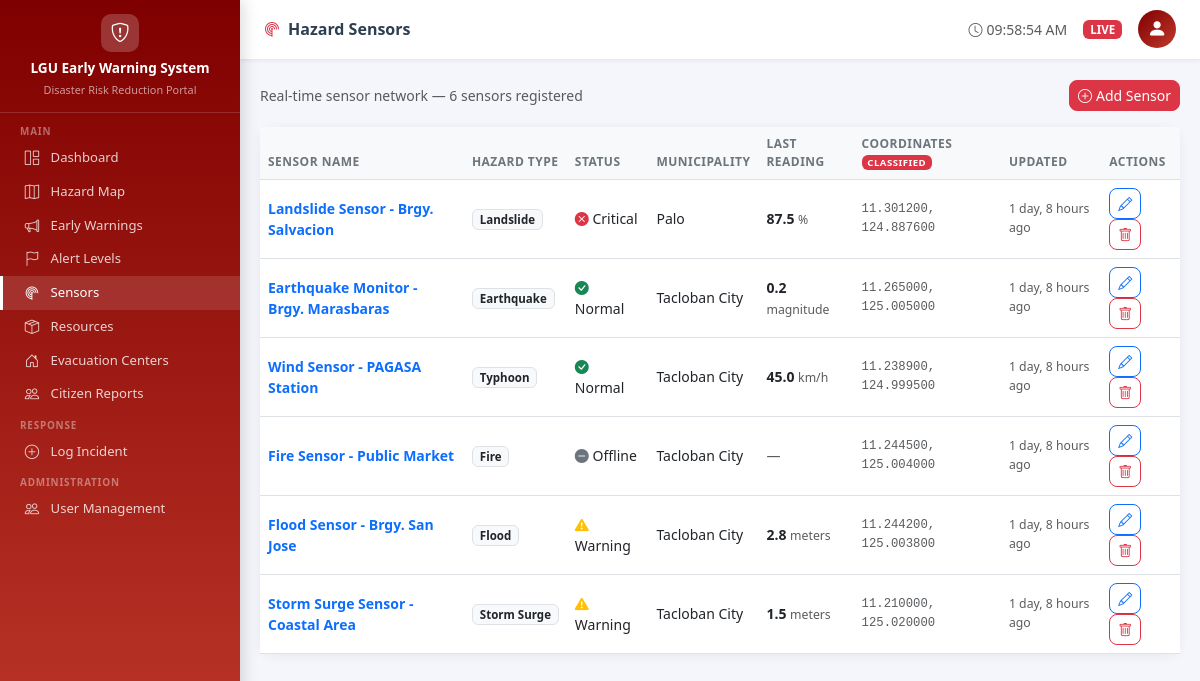
The page /sensors/ (signed in) on the database its author committed.
### incidents/models.py (models this page shows, shortened)
class HazardSensor(models.Model):
    HAZARD_TYPES = [
        ('FLOOD', 'Flood'),
        ('TYPHOON', 'Typhoon'),
        ('LANDSLIDE', 'Landslide'),
        ('EARTHQUAKE', 'Earthquake'),
        ('FIRE', 'Fire'),
        ('STORM_SURGE', 'Storm Surge'),
    ]
    STATUS_CHOICES = [
        ('NORMAL', 'Normal'),
        ('WARNING', 'Warning'),
        ('CRITICAL', 'Critical'),
        ('OFFLINE', 'Offline'),
    ]
    name = models.CharField(max_length=100)
    hazard_type = models.CharField(max_length=20, choices=HAZARD_TYPES)
    status = models.CharField(max_length=10, choices=STATUS_CHOICES, default='NORMAL')
    latitude = models.DecimalField(max_digits=9, decimal_places=6)
    longitude = models.DecimalField(max_digits=9, decimal_places=6)
    municipality = models.CharField(max_length=100)
    last_reading = models.FloatField(null=True, blank=True)
    unit = models.CharField(max_length=20, blank=True, help_text='e.g. mm, m/s, magnitude')
    updated_at = models.DateTimeField(auto_now=True)
    class Meta:
        ordering = ['-updated_at']

### incidents/views.py (the view)
# urls.py: path('sensors/', views.sensor_list, name='sensor_list'),
@login_required
def sensor_list(request):
    sensors = HazardSensor.objects.all().order_by('status', 'hazard_type')
    return render(request, 'incidents/sensor_list.html', {'sensors': sensors})

### incidents/templatetags/incident_tags.py (called while the page is built)
@register.simple_tag
def sensor_status_icon(status):
    icons = {
        'NORMAL': ('bi-check-circle-fill', 'text-success'),
        'WARNING': ('bi-exclamation-triangle-fill', 'text-warning'),
        'CRITICAL': ('bi-x-circle-fill', 'text-danger'),
        'OFFLINE': ('bi-dash-circle-fill', 'text-secondary'),
    }
    icon, cls = icons.get(status, ('bi-circle', 'text-secondary'))
    return mark_safe(f'<i class="bi {icon} {cls}"></i>')

### templates/incidents/sensor_list.html (shortened to what this page needs)
{% extends 'base.html' %}
{% load incident_tags %}
{% block nav_sensors %}active{% endblock %}
{% block page_title %}<i class="bi bi-radar me-2 text-danger"></i>Hazard Sensors{% endblock %}
{% block content %}
<div class="d-flex justify-content-between align-items-center mb-3">
  <span class="text-muted small">Real-time sensor network — {{ sensors.count }} sensor{{ sensors.count|pluralize }} registered</span>
  {% if user.role == 'LGU_ADMIN' %}
  <a href="{% url 'sensor_create' %}" class="btn btn-danger btn-sm">
    <i class="bi bi-plus-circle me-1"></i>Add Sensor
  </a>
  {% endif %}
</div>
<div class="card">
  <div class="table-responsive">
    <table class="table table-hover mb-0 align-middle">
      <thead class="table-light">
        <tr>
          <th>Sensor Name</th>
          <th>Hazard Type</th>
          <th>Status</th>
          <th>Municipality</th>
          <th>Last Reading</th>
          {% if user.role == 'LGU_ADMIN' or user.role == 'DISPATCHER' %}
          <th>Coordinates <span class="badge bg-danger" style="font-size:.6rem;">CLASSIFIED</span></th>
          {% endif %}
          <th>Updated</th>
          {% if user.role == 'LGU_ADMIN' %}
          <th>Actions</th>
          {% endif %}
        </tr>
      </thead>
      <tbody>
      {% for sensor in sensors %}
      <tr>
        <td>
          <a href="{% url 'sensor_detail' sensor.pk %}"
            class="fw-bold text-decoration-none">
              {{ sensor.name }}
          </a>
      </td>
        <td><span class="badge bg-light text-dark border">{{ sensor.get_hazard_type_display }}</span></td>
        <td>{% sensor_status_icon sensor.status %} {{ sensor.get_status_display }}</td>
        <td>{{ sensor.municipality }}</td>
        <td>
          {% if sensor.last_reading is not None %}
            <strong>{{ sensor.last_reading }}</strong> <span class="text-muted small">{{ sensor.unit }}</span>
          {% else %}
            <span class="text-muted">—</span>
          {% endif %}
        </td>
        {% if user.role == 'LGU_ADMIN' or user.role == 'DISPATCHER' %}
        <td class="text-muted small font-monospace">{{ sensor.latitude }}, {{ sensor.longitude }}</td>
        {% endif %}
        <td class="text-muted small">{{ sensor.updated_at|timesince }} ago</td>
        {% if user.role == 'LGU_ADMIN' %}
        <td>
          <a href="{% url 'sensor_edit' sensor.pk %}" class="btn btn-sm btn-outline-primary" title="Edit">
            <i class="bi bi-pencil"></i>
          </a>
          <a href="{% url 'sensor_delete' sensor.pk %}" class="btn btn-sm btn-outline-danger" title="Delete">
            <i class="bi bi-trash"></i>
          </a>
        </td>
        {% endif %}
      </tr>
      {% endfor %}
      </tbody>
    </table>
  </div>
</div>
{% endblock %}

### templates/base.html (style rules this page uses)
body { background: #f4f6fb; font-family: 'Segoe UI', sans-serif; }
.card { border: none; border-radius: 14px; box-shadow: 0 2px 12px rgba(0,0,0,.06); }
.table { font-size: .875rem; }
.table th { font-weight: 600; font-size: .75rem; text-transform: uppercase; letter-spacing: .04em; color: #6c757d; }
.badge { font-size: .72rem; padding: .3em .6em; }
.btn { border-radius: 8px; font-size: .875rem; }

### rows shown on the page
HazardSensor: name "Landslide Sensor - Brgy. Salvacion", hazard_type "Landslide", status "Critical", municipality "Palo", last_reading "87.5", unit "%", latitude "11.301200", longitude "124.887600", updated_at "1 day, 8 hours"
HazardSensor: name "Earthquake Monitor - Brgy. Marasbaras", hazard_type "Earthquake", status "Normal", municipality "Tacloban City", last_reading "0.2", unit "magnitude", latitude "11.265000", longitude "125.005000", updated_at "1 day, 8 hours"
HazardSensor: name "Wind Sensor - PAGASA Station", hazard_type "Typhoon", status "Normal", municipality "Tacloban City", last_reading "45.0", unit "km/h", latitude "11.238900", longitude "124.999500", updated_at "1 day, 8 hours"
HazardSensor: name "Fire Sensor - Public Market", hazard_type "Fire", status "Offline", municipality "Tacloban City", latitude "11.244500", longitude "125.004000", updated_at "1 day, 8 hours"
HazardSensor: name "Flood Sensor - Brgy. San Jose", hazard_type "Flood", status "Warning", municipality "Tacloban City", last_reading "2.8", unit "meters", latitude "11.244200", longitude "125.003800", updated_at "1 day, 8 hours"
HazardSensor: name "Storm Surge Sensor - Coastal Area", hazard_type "Storm Surge", status "Warning", municipality "Tacloban City", last_reading "1.5", unit "meters", latitude "11.210000", longitude "125.020000", updated_at "1 day, 8 hours"

### other values the page prints
{{ sensors.count }} "6"
